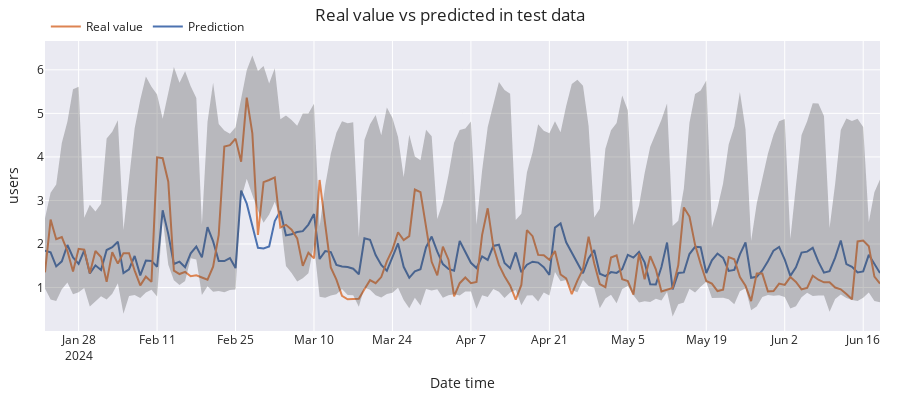

The cell this chart's notebook holds for it:
### Code cell
# Plot intervals
# ==============================================================================
plot_predicted_intervals(
    predictions     = predictions,
    y_true          = df_test,
    target_variable = "wave_height",
    initial_x_zoom  = None,
    title           = "Real value vs predicted in test data",
    xaxis_title     = "Date time",
    yaxis_title     = "users",
)

# Predicted interval coverage (on test data)
# ==============================================================================
coverage = empirical_coverage(
    y = df_test['wave_height'],
    lower_bound = predictions["lower_bound"], 
    upper_bound = predictions["upper_bound"]
)
print(f"Predicted interval coverage: {round(100*coverage, 2)} %")

# Area of the interval
# ==============================================================================
area = (predictions["upper_bound"] - predictions["lower_bound"]).sum()
print(f"Area of the interval: {round(area, 2)}")

### Figure 1 — Plotly figure (JSON) as saved in the notebook; plotly's stock layout.template omitted (floating-point values rounded to 4 significant figures; data arrays with more than 128 entries replaced by an {"elided": "..."} marker saying what was removed)
{"data": [{"mode": "lines", "name": "Prediction", "type": "scatter", "x": {"elided": "150 str values"}, "y": {"elided": "150 float values"}}, {"mode": "lines", "name": "Real value", "type": "scatter", "x": {"elided": "150 str values"}, "y": {"elided": "150 float values"}}, {"line": {"width": 0}, "marker": {"color": "#444"}, "mode": "lines", "name": "Upper Bound", "showlegend": false, "type": "scatter", "x": {"elided": "150 str values"}, "y": {"elided": "150 float values"}}, {"fill": "tonexty", "fillcolor": "rgba(68, 68, 68, 0.3)", "line": {"width": 0}, "marker": {"color": "#444"}, "mode": "lines", "name": "Lower Bound", "showlegend": false, "type": "scatter", "x": {"elided": "150 str values"}, "y": {"elided": "150 float values"}}], "layout": {"height": 400, "hovermode": "x", "legend": {"orientation": "h", "x": 0.001, "xanchor": "left", "y": 1.1, "yanchor": "top"}, "margin": {"b": 20, "l": 20, "r": 20, "t": 35}, "title": {"text": "Real value vs predicted in test data"}, "width": 900, "xaxis": {"title": {"text": "Date time"}}, "yaxis": {"title": {"text": "users"}}}}
